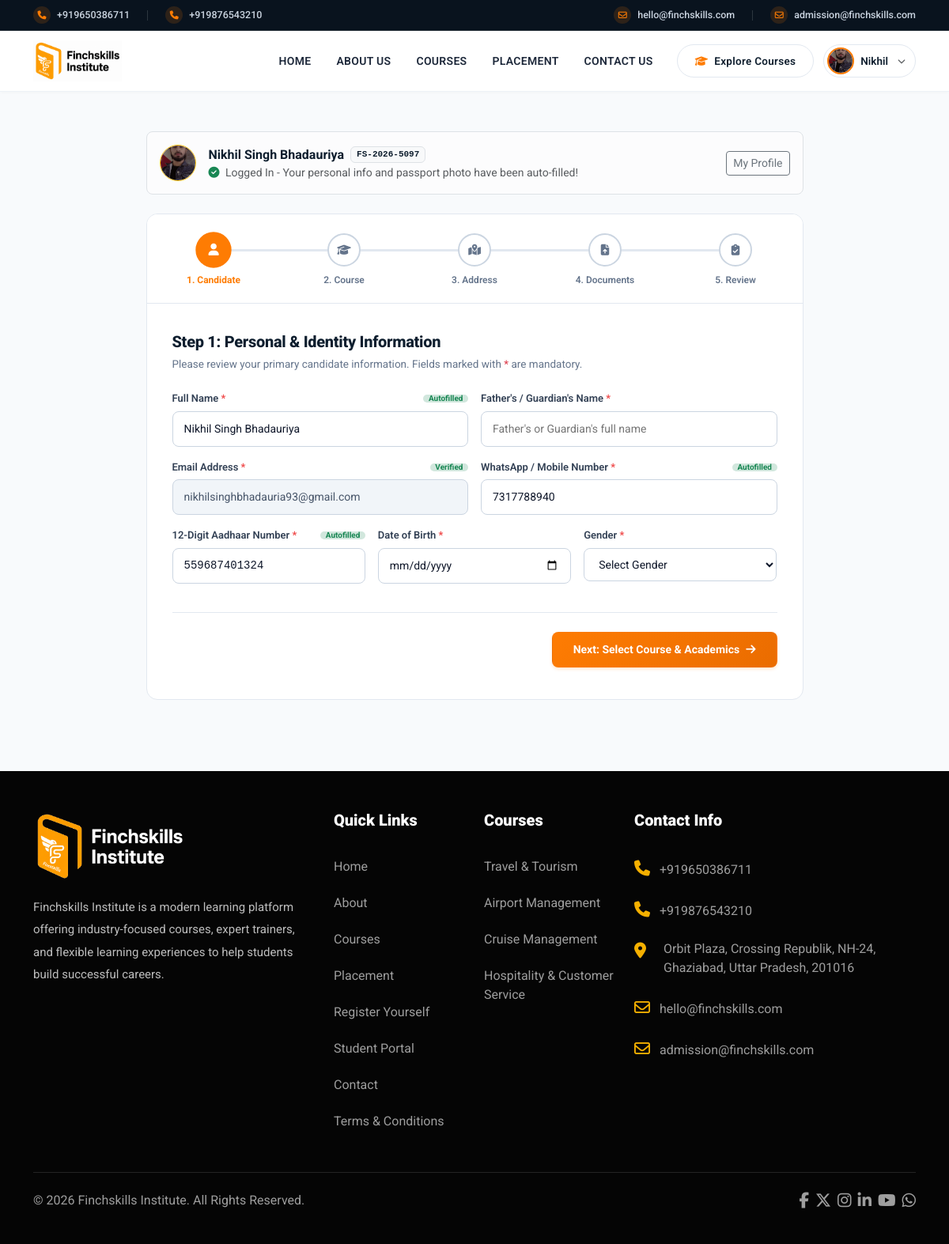
Screenshot of /apply-online.php (signed in) with the database file from the repository.
### tables this page shows
CREATE TABLE `students` (
  `id` int(11) NOT NULL AUTO_INCREMENT,
  `student_id` varchar(50) NOT NULL,
  `name` varchar(150) NOT NULL,
  `email` varchar(150) NOT NULL,
  `phone` varchar(25) NOT NULL,
  `aadhaar` varchar(30) NOT NULL,
  `photo` varchar(255) DEFAULT NULL,
  `password` varchar(255) NOT NULL,
  `otp_code` varchar(10) DEFAULT NULL,
  `otp_expires_at` datetime DEFAULT NULL,
  `is_verified` tinyint(1) DEFAULT 0,
  `seat_status` enum('Pending','Reserved','Confirmed') DEFAULT 'Pending',
  `payment_status` enum('Unpaid','Paid','Skipped') DEFAULT 'Unpaid',
  `payment_id` varchar(100) DEFAULT NULL,
  `payment_amount` decimal(10,2) DEFAULT 0.00,
  `payment_date` datetime DEFAULT NULL,
  `reset_token` varchar(100) DEFAULT NULL,
  `reset_expires_at` datetime DEFAULT NULL,
  `created_at` timestamp NOT NULL DEFAULT current_timestamp(),
  PRIMARY KEY (`id`),
  UNIQUE KEY `student_id` (`student_id`),
  UNIQUE KEY `email` (`email`)
);

### apply-online.php (called while the page is built)
<?php
require_once __DIR__ . '/form-submission.php';

### form-submission.php (the view, shortened to what this page needs)
<?php
require_once __DIR__ . '/db.php';
$isStudentLoggedIn = isset($_SESSION['student_logged_in']) && $_SESSION['student_logged_in'] === true;
$student = null;
if ($isStudentLoggedIn && !empty($_SESSION['student_db_id'])) {
    $stmt = $pdo->prepare("SELECT * FROM students WHERE id = ? LIMIT 1");
    $stmt->execute([(int)$_SESSION['student_db_id']]);
    $student = $stmt->fetch(PDO::FETCH_ASSOC);
}
include "header.php";
?>
<section class="wizard-section">
    <div class="container">
        <div class="row justify-content-center">
            <div class="col-xl-9 col-lg-10">
                <?php if ($isStudentLoggedIn && $student): ?>
                    <div class="alert alert-light border border-slate-200 rounded-3 p-3 mb-4 d-flex align-items-center justify-content-between flex-wrap gap-3">
                        <div class="d-flex align-items-center gap-3">
                            <?php if (!empty($student['photo']) && file_exists(__DIR__ . '/' . $student['photo'])): ?>
                                <img src="<?= htmlspecialchars($student['photo']) ?>" alt="Photo" class="rounded-circle border border-warning" style="width: 46px; height: 46px; object-fit: cover;">
                            <?php else: ?>
                                <div class="rounded-circle bg-warning text-dark fw-bold d-flex align-items-center justify-content-center" style="width: 46px; height: 46px; font-size: 16px;">
                                    <?= strtoupper(substr($student['name'], 0, 1)) ?>
                                </div>
                            <?php endif; ?>
                            <div>
                                <div class="fw-bold text-dark fs-6 d-flex align-items-center gap-2">
                                    <span><?= htmlspecialchars($student['name']) ?></span>
                                    <span class="badge bg-light text-dark border font-monospace" style="font-size: 11px;">
                                        <?= htmlspecialchars($student['student_id']) ?>
                                    </span>
                                </div>
                                <div class="small text-muted">
                                    <i class="fa-solid fa-circle-check text-success me-1"></i> Logged In - Your personal info and passport photo have been auto-filled!
                                </div>
                            </div>
                        </div>
                        <a href="student-profile.php" class="btn btn-sm btn-outline-secondary">My Profile</a>
                    </div>
                <?php endif; ?>
                <div class="wizard-card">
                    <div class="wizard-progress-header">
                        <div class="wizard-stepper">
                            <div class="step-item active" id="stepIndicator1" onclick="jumpToStep(1)">
                                <div class="step-circle"><i class="fa-solid fa-user"></i></div>
                                <span class="step-label">1. Candidate</span>
                            </div>
                            <div class="step-item" id="stepIndicator2" onclick="jumpToStep(2)">
                                <div class="step-circle"><i class="fa-solid fa-graduation-cap"></i></div>
                                <span class="step-label">2. Course</span>
                            </div>
                            <div class="step-item" id="stepIndicator3" onclick="jumpToStep(3)">
                                <div class="step-circle"><i class="fa-solid fa-map-location-dot"></i></div>
                                <span class="step-label">3. Address</span>
                            </div>
                            <div class="step-item" id="stepIndicator4" onclick="jumpToStep(4)">
                                <div class="step-circle"><i class="fa-solid fa-file-arrow-up"></i></div>
                                <span class="step-label">4. Documents</span>
                            </div>
                            <div class="step-item" id="stepIndicator5" onclick="jumpToStep(5)">
                                <div class="step-circle"><i class="fa-solid fa-clipboard-check"></i></div>
                                <span class="step-label">5. Review</span>
                            </div>
                        </div>
                    </div>
                    <div class="wizard-body">
                        <form id="admissionForm" action="send-admission.php" method="POST" enctype="multipart/form-data">
                            <div class="wizard-step-pane active" id="stepPane1">
                                <h3 class="step-heading">Step 1: Personal & Identity Information</h3>
                                <p class="step-subheading">Please review your primary candidate information. Fields marked with <span class="text-danger">*</span> are mandatory.</p>
                                <div class="row g-3">
                                    <div class="col-md-6">
                                        <label class="form-label-custom">
                                            <span>Full Name <span class="req">*</span></span>
                                            <?php if ($isStudentLoggedIn): ?><span class="badge bg-success-subtle text-success py-0" style="font-size:10px;">Autofilled</span><?php endif; ?>
                                        </label>
                                        <input type="text" name="name" id="f_name" class="form-control-custom" value="<?= htmlspecialchars($student['name'] ?? '') ?>" placeholder="Your complete official name" required>
                                    </div>
                                    <div class="col-md-6">
                                        <label class="form-label-custom">
                                            <span>Father's / Guardian's Name <span class="req">*</span></span>
                                        </label>
                                        <input type="text" name="father_name" id="f_father_name" class="form-control-custom" placeholder="Father's or Guardian's full name" required>
                                    </div>
                                    <div class="col-md-6">
                                        <label class="form-label-custom">
                                            <span>Email Address <span class="req">*</span></span>
                                            <?php if ($isStudentLoggedIn): ?><span class="badge bg-success-subtle text-success py-0" style="font-size:10px;">Verified</span><?php endif; ?>
                                        </label>
                                        <input type="email" name="email" id="f_email" class="form-control-custom" value="<?= htmlspecialchars($student['email'] ?? '') ?>" placeholder="name@example.com" required <?= $isStudentLoggedIn ? 'readonly' : '' ?>>
                                    </div>
                                    <div class="col-md-6">
                                        <label class="form-label-custom">
                                            <span>WhatsApp / Mobile Number <span class="req">*</span></span>
                                            <?php if ($isStudentLoggedIn): ?><span class="badge bg-success-subtle text-success py-0" style="font-size:10px;">Autofilled</span><?php endif; ?>
                                        </label>
                                        <input type="tel" name="mobile" id="f_mobile" class="form-control-custom" value="<?= htmlspecialchars($student['phone'] ?? '') ?>" placeholder="+91 98765 43210" required>
                                    </div>
                                    <div class="col-md-4">
                                        <label class="form-label-custom">
                                            <span>12-Digit Aadhaar Number <span class="req">*</span></span>
                                            <?php if ($isStudentLoggedIn): ?><span class="badge bg-success-subtle text-success py-0" style="font-size:10px;">Autofilled</span><?php endif; ?>
                                        </label>
                                        <input type="text" name="aadhaar" id="f_aadhaar" class="form-control-custom font-monospace" value="<?= htmlspecialchars($student['aadhaar'] ?? '') ?>" placeholder="XXXX XXXX XXXX" maxlength="14" required>
                                    </div>
                                    <div class="col-md-4">
                                        <label class="form-label-custom">
                                            <span>Date of Birth <span class="req">*</span></span>
                                        </label>
                                        <input type="date" name="dob" id="f_dob" class="form-control-custom" required>
                                    </div>
                                    <div class="col-md-4">
                                        <label class="form-label-custom">
                                            <span>Gender <span class="req">*</span></span>
                                        </label>
                                        <select name="gender" id="f_gender" class="form-select-custom" required>
                                            <option value="">Select Gender</option>
                                        </select>
                                    </div>
                                </div>
                                <div class="wizard-footer justify-content-end">
                                    <button type="button" class="btn-wizard-next" onclick="goToStep(2)">
                                        <span>Next: Select Course &amp; Academics</span>
                                        <i class="fa-solid fa-arrow-right"></i>
                                    </button>
                                </div>
                            </div>
                        </form>
                    </div>
                </div>
            </div>
        </div>
    </div>
</section>
<?php include "footer.php"; ?>

### form-submission.php (style rules this page uses)
.wizard-section { padding: 50px 0 90px; background: #f8fafc; min-height: 85vh; }
.wizard-card { background: #ffffff; border: 1px solid #e2e8f0; border-radius: 14px; box-shadow: none !important; overflow: hidden; }
.wizard-progress-header { background: #ffffff; border-bottom: 1px solid #e2e8f0; padding: 24px 20px 20px; }
.wizard-stepper { display: flex; justify-content: space-between; position: relative; max-width: 760px; margin: 0 auto; }
.wizard-stepper::before { content: ''; position: absolute; top: 20px; left: 40px; right: 40px; height: 3px; background: #e2e8f0; z-index: 1; }
.step-item { position: relative; z-index: 3; display: flex; flex-direction: column; align-items: center; cursor: pointer; background: transparent; border: none; padding: 0; width: 100px; }
.step-circle { width: 42px; height: 42px; border-radius: 50%; background: #ffffff; border: 2.5px solid #cbd5e1; display: flex; align-items: center; justify-content: center; font-size: 14px; font-weight: 700; color: #64748b; transition: all 0.25s ease; }
.step-item.active .step-circle { border-color: #fe7c03; background: #fe7c03; color: #ffffff; transform: scale(1.08); }
.step-label { font-size: 12px; font-weight: 600; color: #64748b; margin-top: 8px; text-align: center; transition: color 0.2s ease; }
.step-item.active .step-label { color: #fe7c03; font-weight: 700; }
.wizard-body { padding: 36px 32px 40px; }
.wizard-step-pane { display: none; }
.wizard-step-pane.active { display: block; animation: fadeIn 0.3s ease; }
.step-heading { font-size: 20px; font-weight: 800; color: #0e1e2e; letter-spacing: -0.3px; margin-bottom: 6px; }
.step-subheading { font-size: 13.5px; color: #64748b; margin-bottom: 24px; }
.form-label-custom { font-size: 13px; font-weight: 600; color: #334155; margin-bottom: 6px; display: flex; align-items: center; justify-content: space-between; }
.form-label-custom .req { color: #ef4444; }
.form-control-custom, .form-select-custom { width: 100%; padding: 11px 14px; font-size: 14px; color: #0f172a; background: #ffffff; border: 1.5px solid #cbd5e1; border-radius: 8px; outline: none; transition: all 0.2s ease; box-shadow: none !important; }
.form-control-custom[readonly] { background: #f1f5f9; color: #475569; cursor: not-allowed; }
.wizard-footer { display: flex; justify-content: space-between; align-items: center; margin-top: 36px; padding-top: 24px; border-top: 1px solid #e2e8f0; }
.btn-wizard-next, .btn-wizard-submit { background: linear-gradient(135deg, #fe7c03 0%, #ea6c00 100%); border: 1.5px solid transparent; color: #ffffff; font-weight: 700; font-size: 14px; padding: 11px 26px; border-radius: 8px; transition: all 0.2s ease; display: inline-flex; align-items: center; gap: 8px; cursor: pointer; box-shadow: 0 2px 4px rgba(254, 124, 3, 0.2); }

### rows the page displays
students: photo (picture), name "Nikhil Singh Bhadauriya", student "FS-2026-5097", email "nikhilsinghbhadauria93@gmail.com", mobile "7317788940", aadhaar "559687401324"

### other values shown
$site_phone_1 "+919650386711"
$site_phone_2 "+919876543210"
$site_email_1 "hello@finchskills.com"
$site_email_2 "admission@finchskills.com"
explode(' ', trim($studentName))[0] "Nikhil"
